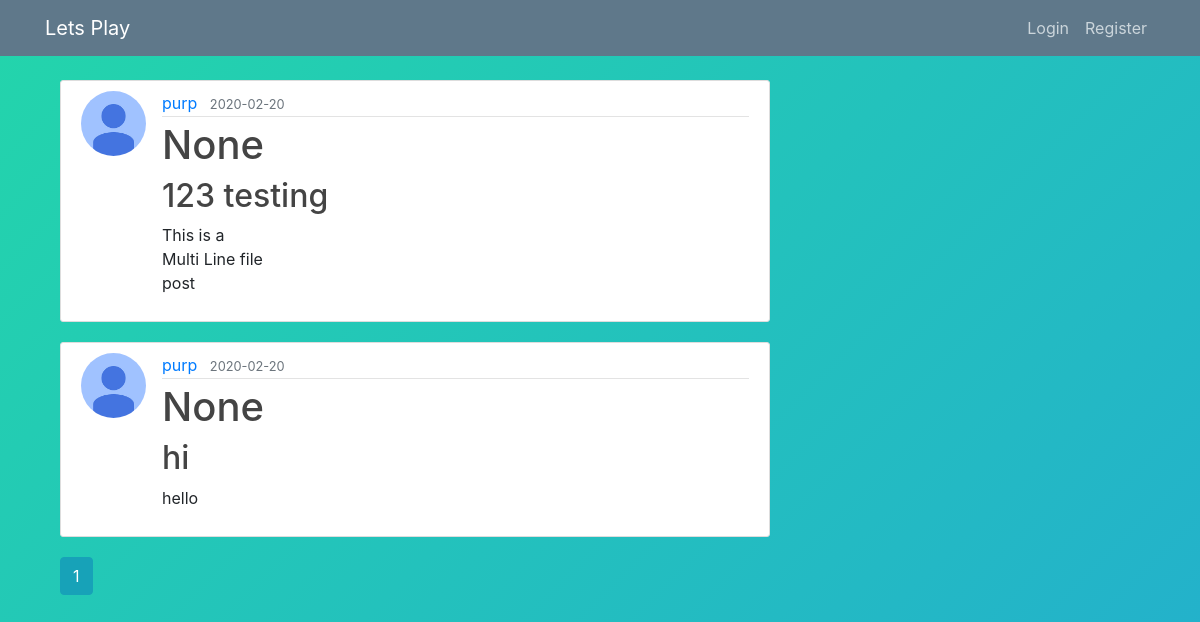
Page /home on the earlier database version.
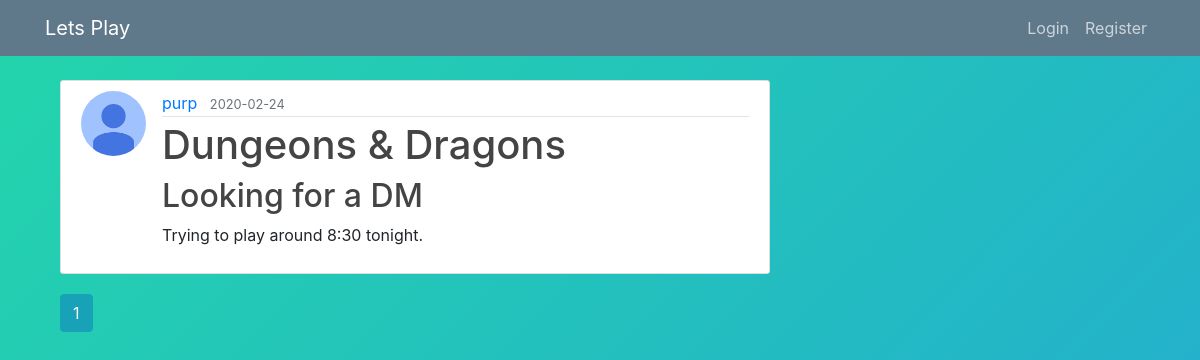
Same page on the later database version.
### src/models.py (models this page shows, shortened)
class Post(db.Model):
    id = db.Column(db.Integer, primary_key=True)
    title = db.Column(db.String(25), nullable=False)  #optional title to post
    game = db.Column(db.String(100),nullable=True ) #Change to entered from menu on form
    date_posted = db.Column(db.DateTime, nullable=False, default=datetime.utcnow)
    content = db.Column(db.Text, nullable=False)
    user_id = db.Column(db.Integer, db.ForeignKey('user.id'), nullable=False)

class User(db.Model, UserMixin):
    id = db.Column(db.Integer, primary_key=True)                                #Each user is given a unique id number
    firstname = db.Column(db.String(20),  nullable=True)
    last_name = db.Column(db.String(20),  nullable=True)                             #User's full name
    username = db.Column(db.String(20), unique=True, nullable=False)            #Each user will be able to create a unique username of length 20
    email = db.Column(db.String(50), unique=True, nullable=False)              #Every user will need to register with an email address (maybe?)
    image_file = db.Column(db.String(20), nullable=False, default='default.jpg')#Each user has a profile pic. uploaded or default
    password = db.Column(db.String(64), nullable=False)                         #Users will have a password of up to size 64 chars
    posts = db.relationship('Post', backref='author', lazy=True)              #Posts from users will be associated with them? (maybe?)
    zipcode = db.Column(db.String(5), nullable=False)
    bio = db.Column(db.String(144), nullable=True)

### src/main/routes.py (the view)
@main.route('/')
@main.route('/home')
def home():
    page = request.args.get('page',1, type=int)
    posts = Post.query.order_by(Post.date_posted.desc()).paginate(page=page,per_page=5)##posts per page:
    return render_template('home.html',posts=posts)

### src/templates/home.html
{% extends "layout.html" %}
{% block content %}
    {% for post in posts.items %}
        <article class="media content-section">
            <img class="rounded-circle article-img" src="{{ url_for('static', filename='profile_pics/' + post.author.image_file) }}">
            <div class="media-body">
              <div class="article-metadata">
                <a class="mr-2" href="{{url_for('users.user_page', username=post.author.username) }}">{{ post.author.username }}</a>
                <small class="text-muted">{{ post.date_posted.strftime('%Y-%m-%d') }}</small>
              </div>
              <h1> {{ post.game }}</h1>
              <h2><a class="article-title" href="{{url_for('posts.post', post_id=post.id )}}">{{ post.title }}</a></h2>
              <p class="article-content">{{ post.content }}</p>
            </div>
        </article>
    {% endfor %}
    {% for page_num in posts.iter_pages(left_edge=1, right_edge=1, left_current=1, right_current=2) %}
      {% if page_num %}
      {% if posts.page==page_num %}
        <a class="btn btn-info mb-4" href="{{ url_for('main.home', page=page_num) }}">{{ page_num }}</a>
      {% else %}
        <a class="btn btn-outline-info mb-4" href="{{ url_for('main.home', page=page_num) }}">{{ page_num }}</a>
      {% endif %}
    {% else %}
        ...
      {% endif %}
    {% endfor %}
{%endblock%}

### src/templates/layout.html (shortened to what this page needs)
<!DOCTYPE html>
<html lang="en" dir="ltr">
  <head>
    <link rel="stylesheet" href="https://stackpath.bootstrapcdn.com/bootstrap/4.3.1/css/bootstrap.min.css">
    <link rel="stylesheet" type="text/css" href="{{url_for('static', filename='main.css') }}">
    <link rel="stylesheet" href="https://use.fontawesome.com/releases/v5.7.2/css/all.css">
    <link rel="stylesheet" href="https://stackpath.bootstrapcdn.com/font-awesome/4.7.0/css/font-awesome.min.css">
  </head>
  <body>
<header class="site-header">
        <nav class="navbar navbar-expand-md navbar-dark bg-steel fixed-top">
            <div class="container">
            <a class="navbar-brand mr-4" href="{{ url_for('main.home')}}">Lets Play</a>
            <div class="collapse navbar-collapse" id="navbarToggle">
                <div class="navbar-nav">
                {% if current_user.is_authenticated %}
                <a class="nav-item nav-link" href="{{ url_for('users.logout') }}">Logout</a>
                <a class="nav-item nav-link" href="{{ url_for('users.account') }}">Account</a>
                {% else %}
                    <a class="nav-item nav-link" href="{{ url_for('users.login') }}">Login</a>
                    <a class="nav-item nav-link" href="{{ url_for('users.register') }}">Register</a>
                {% endif %}
                </div>
            </div>
            </div>
        </nav>
        </header>
        <main role="main" class="container">
                <div class="col-md-8">
                {% block content %}{% endblock %}
              </div>
            </main>
  </body>
</html>

### src/static/main.css (style rules this page uses)
body { background: #282828; background: linear-gradient(-45deg, #EE7752, #E73C7E, #23A6D5, #23D5AB); background-size: 400% 400%; animation: Gradient 15s ease infinite; margin-top: 5rem; }
h1, h2, h3, h4, h5, h6 { color: #444444; }
.bg-steel { background-color: #5f788a; }
.site-header .navbar-nav .nav-link { color: #cbd5db; }
.content-section { background: #ffffff; padding: 10px 20px; border: 1px solid #dddddd; border-radius: 3px; margin-bottom: 20px; }
.article-title { color: #444444; }
.article-content { white-space: pre-line; }
.article-img { height: 65px; width: 65px; margin-right: 16px; }
.article-metadata { padding-bottom: 1px; margin-bottom: 4px; border-bottom: 1px solid #e3e3e3 }

Differences in the rows shown:
removed Post: image_file (placeholder picture), author.username "purp", date_posted "2020-02-20", game "None", title "123 testing", content "This is a Multi Line file post"
changed Post "purp": date_posted "2020-02-20" → "2020-02-24"; game "None" → "Dungeons & Dragons"; title "hi" → "Looking for a DM"; content "hello" → "Trying to play around 8:30 tonight."
